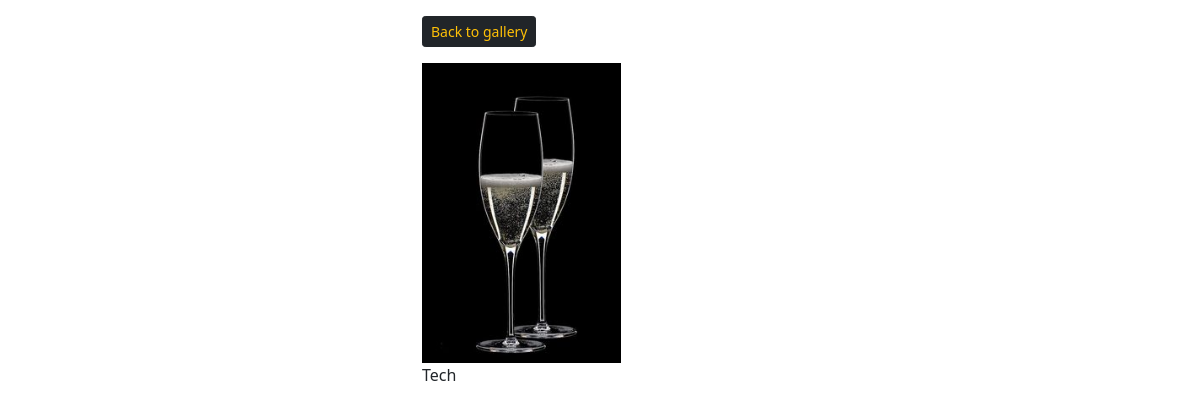
The app's page /image/9 with its own data.
### images/models.py (models this page shows, shortened)
class Image(models.Model):
    category = models.ForeignKey(Category, on_delete=models.SET_NULL, null=True, blank=True)
    image = models.ImageField(null=False, blank=False)
    description = models.TextField()

### images/views.py (the view)
# urls.py: path('image/<str:pk>', views.viewImage, name='image'),
def viewImage(request, pk):
    image  = Image.objects.get(id=pk)
    return render(request, 'images/image.html', {'image' : image})

### images/templates/images/image.html (shortened to what this page needs)
<!DOCTYPE html>
<html lang="en">
<head>
    <link href="https://cdn.jsdelivr.net/npm/bootstrap@5.1.3/dist/css/bootstrap.min.css" rel="stylesheet">
</head>
<body>
    <div class="container">
        <div class="row justify-content-center">
            <div class="col-md-4">
                <a href="{% url 'gallery' %}" class="btn btn-sm btn-dark my-3 text-warning">Back to gallery</a>
                <br>
                <img style="max-width: 100%;max-height: 100%;" src="{{image.image.url}}" alt="">
                <p> {{image.description}} </p>
            </div>
        </div>
    </div>
</body>
</html>

### images/templates/images/image.html (style rules this page uses)
img { height: 300px; object-fit: cover; }

### records on screen
Image: image (picture), description "Tech"
